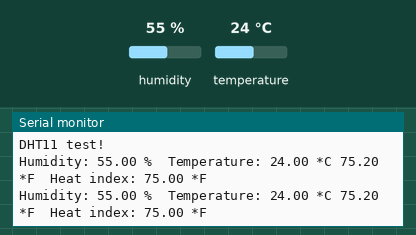
The sketch below on a simulated Arduino Uno, built with avr-gcc and run on an emulated ATmega328P. Parts: the last lines printed to the serial monitor. The test bench sets the inputs (shaded band); at power-on: humidity 55 %, temperature 24 °C.

Above: at 4.8 s.
4.9 s: humidity set to 22 %
At 7.1 s:
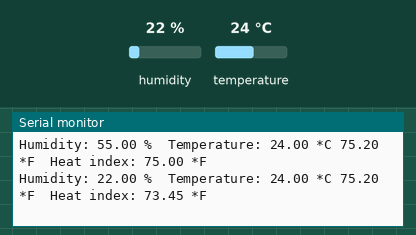
7.9 s: temperature set to 12 °C
At 8.5 s:
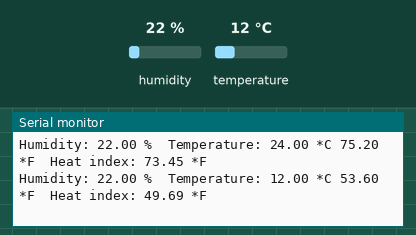
10.9 s: humidity set to 40 %
At 12.5 s:
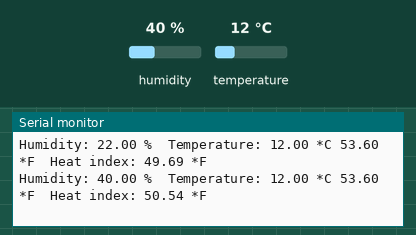
13.9 s: temperature set to 41 °C
At 15.2 s:
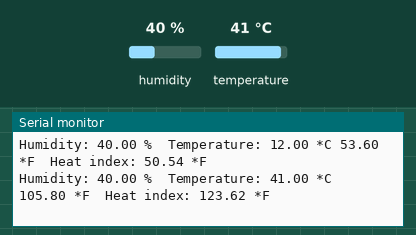
Timing chart, 0 to 16.9 s (numbered marks = the images above; inputs shaded):
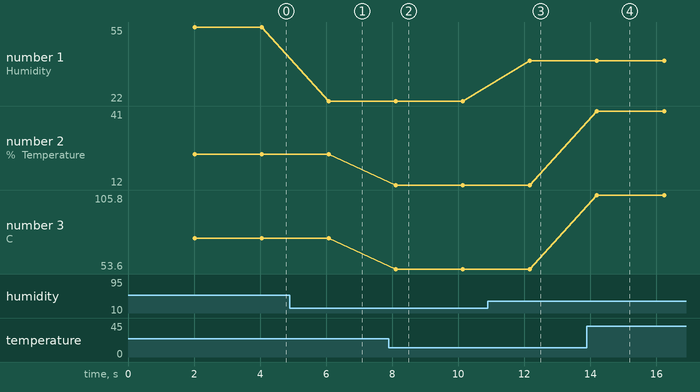

The sketch:

dht11.ino
```cpp
#include <DHT.h>
#define DHTPIN 2 // define the pin for connection
#define DHTTYPE DHT11 // define DHTTYPE DHT 11
DHT dht(DHTPIN, DHTTYPE); // Initialize DHT sensor for normal 16mhz Arduino
void setup() {
Serial.begin(9600);//write a baud rate for serial communication
Serial.println("DHT11 test!");
dht.begin();
}
void loop() {
delay(2000);
// Reading temperature or humidity takes about 250 milliseconds!
// Sensor readings may also be up to 2 seconds 'old' (its a very slow sensor)
float h = dht.readHumidity();
float t = dht.readTemperature();
float f = dht.readTemperature(true);
if (isnan(h) || isnan(t) || isnan(f)) {
Serial.println("Failed to read from DHT sensor!");
return;
}
// Compute heat index
// Must send in temp in Fahrenheit!
float Heat_Index = dht.computeHeatIndex(f, h);//Read Humidity
Serial.print("Humidity: ");
Serial.print(h);
Serial.print(" %\t");
Serial.print("Temperature: ");// Read temperature as Celsius
Serial.print(t);
Serial.print(" *C ");
Serial.print(f);//Read temperature as Fahrenheit
Serial.print(" *F\t");
Serial.print("Heat index: ");
Serial.print(Heat_Index);
Serial.println(" *F");
}
```

Measured:
- after the input at 4.9 s, the serial monitor: prints a new line after 1.2 s (image 1)
- after the input at 7.9 s, the serial monitor: prints a new line after 0.21 s (image 2)
- after the input at 10.9 s, the serial monitor: prints a new line after 1.3 s (image 3)
- after the input at 13.9 s, the serial monitor: prints a new line after 0.30 s (image 4)
- plotted number 1: 55 → 22 after the input at 4.9 s, 22 → 40 after the input at 10.9 s
- plotted number 2: 24 → 12 after the input at 7.9 s, 12 → 41 after the input at 13.9 s
- plotted number 3: 75.2 → 53.6 after the input at 7.9 s, 53.6 → 105.8 after the input at 13.9 s
